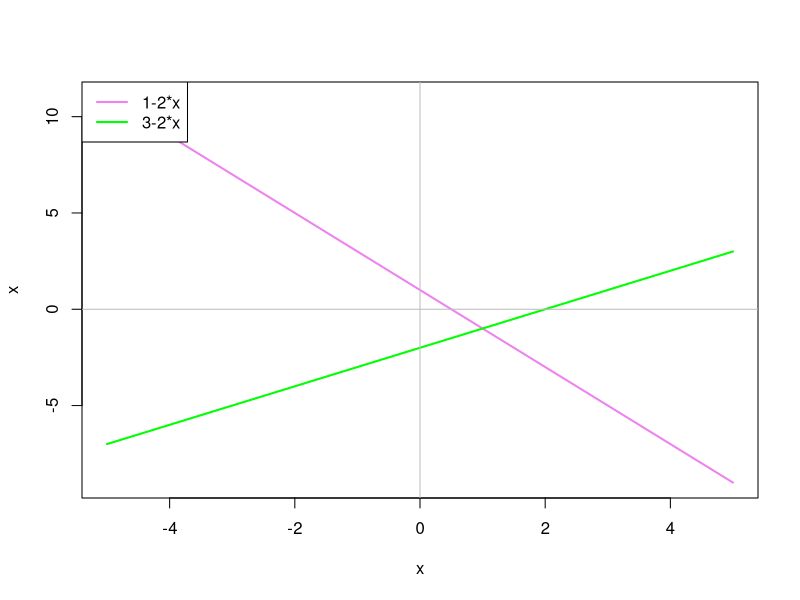

Generate this figure with R:
## ---- chunk 1
curve(1-2*x, from = -5, to = 5, col = "violet", lwd = 2, ylab = "x")
curve(x-2, col = "green", add = TRUE, lwd = 2)
legend("topleft", legend=c("1-2*x","3-2*x"), col=c("violet","green"), lty=1,lwd=2)
abline(h=0, v=0, col="gray")
